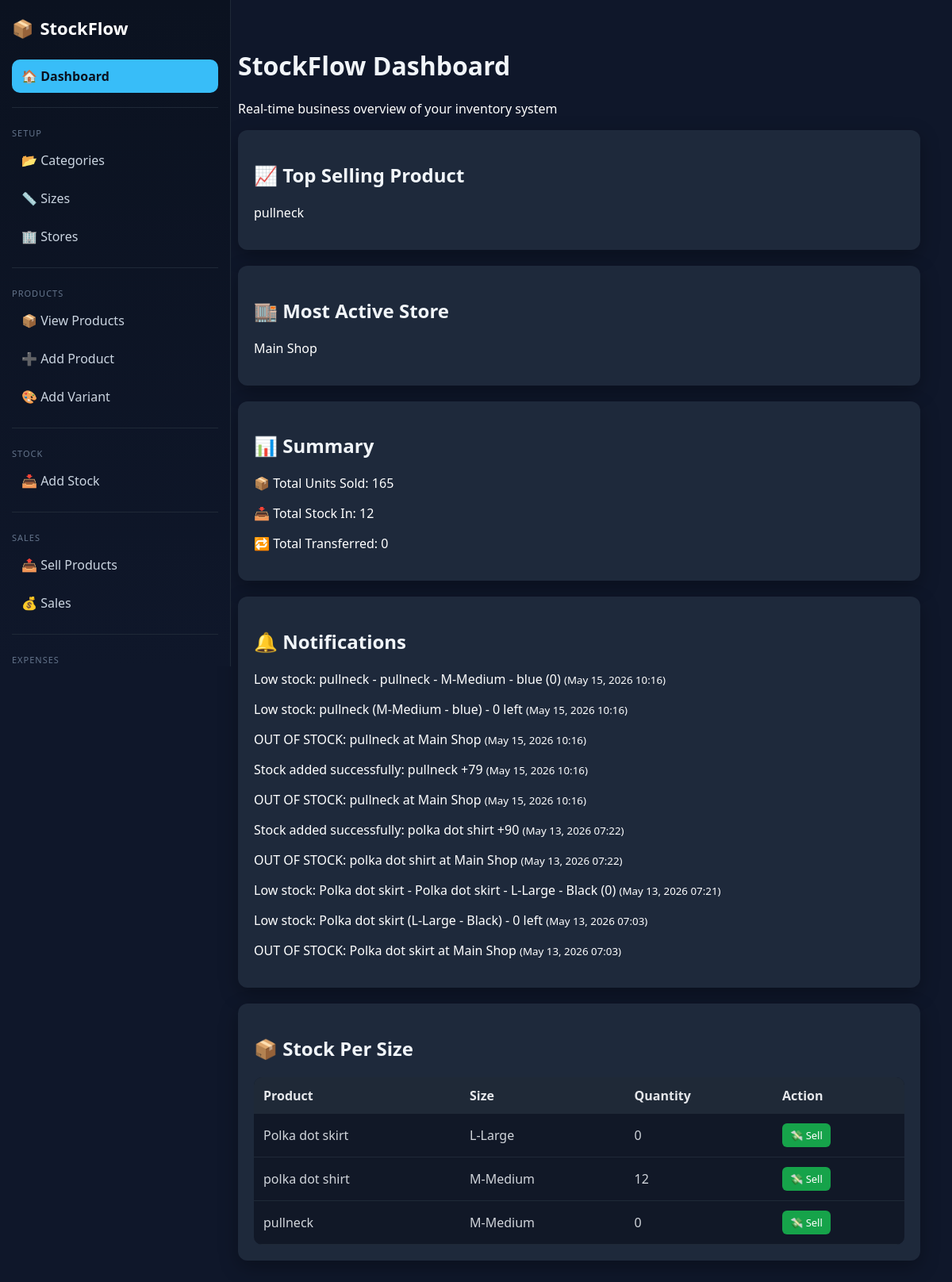
/dashboard/, run on the app's committed database.
### inventory/models.py (models this page shows, shortened)
class Product(models.Model):
    product_name = models.CharField(max_length=200)
    category = models.ForeignKey(
        'Category',
        on_delete=models.PROTECT,
        related_name="products",
    )
    price = models.DecimalField(max_digits=10, decimal_places=2)
    image = models.ImageField(upload_to='products/', null=True, blank=True)
    sizes = models.ManyToManyField(Size, blank=True)

class Store(models.Model):
    name = models.CharField(max_length=150)
    location = models.CharField(max_length=255)

class Notification(models.Model):
    class NotificationType(models.TextChoices):
        INFO = "INFO", "Info"
        WARNING = "WARNING", "Warning"
        DANGER = "DANGER", "Danger"
        SUCCESS = "SUCCESS", "Success"
    type = models.CharField(max_length=10, choices=NotificationType.choices)
    message = models.TextField()
    store = models.ForeignKey(
        "Store",
        on_delete=models.CASCADE,
        related_name="notifications",
        null=True,
        blank=True,
    )
    created_at = models.DateTimeField(auto_now_add=True)

class Stock(models.Model):
    variant = models.ForeignKey(
        ProductVariant,
        on_delete=models.CASCADE,
        related_name="stock_items",
        null=True,
        blank=True
    )
    store = models.ForeignKey(
        Store,
        on_delete=models.CASCADE,
        related_name="stock_items",
    )
    quantity = models.PositiveIntegerField(default=0)
    class Meta:
        unique_together = ("variant", "store")

class ProductVariant(models.Model):
    product = models.ForeignKey('Product', on_delete=models.CASCADE, related_name="variants")
    size = models.ForeignKey(Size, on_delete=models.SET_NULL, null=True, blank=True)
    color = models.CharField(max_length=30, blank=True, null=True)
    price = models.DecimalField(max_digits=10, decimal_places=2, validators=[MinValueValidator(0.01)])
    def __str__(self):
       return f"{self.product.product_name} - {self.size} - {self.color}"

class Size(models.Model):
    name = models.CharField(max_length=10)  # S, M, L, XL
    def __str__(self):
        return self.name

### analytics/views.py (the view)
# urls.py: path('', views.dashboard, name="dashboard"),
def dashboard(request):
    check_low_stock()
    context = {
        "top_product": get_top_selling_product(),
        "active_store": get_most_active_store(),
        "summary": get_sales_summary(),
        "notifications": Notification.objects.order_by('-created_at')[:10],  # 👈 ADD THIS
        "stock_items": Stock.objects.all(),
    }
    return render(request, "analytics/dashboard.html", context)

### analytics/utils.py (called while the page is built)
def get_top_selling_product():
    top = (
        SaleItem.objects
        .values(
            "variant__product__id",
            "variant__product__product_name"
        )
        .annotate(total_sold=Sum("quantity"))
        .order_by("-total_sold")
        .first()
    )
    return top

def get_sales_summary():
    total_units_sold = (
        SaleItem.objects.aggregate(
            total=Sum("quantity")
        )["total"] or 0
    )
    total_stock_in = (
        Stock.objects.aggregate(
            total=Sum("quantity")
        )["total"] or 0
    )
    total_transferred = (
        StockTransfer.objects.aggregate(
            total=Sum("quantity")
        )["total"] or 0
    )
    return {
        "total_units_sold": total_units_sold,
        "total_stock_in": total_stock_in,
        "total_transferred": total_transferred,
    }

def check_low_stock():
    low_items = Stock.objects.filter(quantity__lte=5)
    for item in low_items:
        product_name = item.variant.product.product_name if item.variant else "Unknown"
        Notification.objects.get_or_create(
            type=Notification.NotificationType.WARNING,
            message=f"Low stock: {product_name} - {item.variant} ({item.quantity})",
            store=item.store
        )

### analytics/templates/analytics/dashboard.html (shortened to what this page needs)
{% extends 'base.html' %}
{% load static %}
{% block content %}
<header class="heading">
    <h1>StockFlow Dashboard</h1>
    <p>Real-time business overview of your inventory system</p>
</header>
<section class="grid">
    <article class="card">
        <h2>📈 Top Selling Product</h2>
        <p>
            {% if top_product %}
                {{ top_product.variant__product__product_name }}
            {% else %}
                No sales data available
            {% endif %}
        </p>
    </article>
    <article class="card">
        <h2>🏬 Most Active Store</h2>
        <p>
            {% if active_store %}
                {{ active_store.name }}
            {% else %}
                No activity data available
            {% endif %}
        </p>
    </article>
    <article class="card">
        <h2>📊 Summary</h2>
        <p>📦 Total Units Sold: {{ summary.total_units_sold }}</p>
        <p>📥 Total Stock In: {{ summary.total_stock_in }}</p>
        <p>🔁 Total Transferred: {{ summary.total_transferred }}</p>
    </article>
    <article class="card">
        <h2>🔔 Notifications</h2>
        {% if notifications %}
            {% for note in notifications %}
                <p>
                    {{ note.message }}
                    <small>({{ note.created_at|date:"M d, Y H:i" }})</small>
                </p>
            {% endfor %}
        {% else %}
            <p>No alerts yet</p>
        {% endif %}
    </article>
    <article class="card">
        <h2>📦 Stock Per Size</h2>
        <table class="table">
            <thead>
                <tr>
                    <th>Product</th>
                    <th>Size</th>
                    <th>Quantity</th>
                    <th>Action</th>
                </tr>
            </thead>
            <tbody>
                {% for stock in stock_items %}
                <tr>
                    <td>{{ stock.variant.product.product_name }}</td>
                    <td>{{ stock.variant.size.name }}</td>
                    <td>{{ stock.quantity }}</td>
                    <td>
                        <a href="{% url 'sell_product' stock.variant.id %}" class="btn">
                            💸 Sell
                        </a>
                    </td>
                </tr>
                {% endfor %}
            </tbody>
        </table>
    </article>
</section>
{% endblock %}

### templates/base.html (shortened to what this page needs)
{% load static %}
<!DOCTYPE html>
<html lang="en">
<head>
    <link rel="stylesheet" href="{% static 'inventory/base.css' %}">
    <link rel="stylesheet" href="{% static 'inventory/sidebar.css' %}">
</head>
<body>
    {% include 'partials/sidebar.html' %}
    <div class="page-container">
        {% block content %}
        {% endblock %}
    </div>
</body>
</html>

### templates/partials/sidebar.html (shortened to what this page needs)
<div class="sidebar">
    <div class="logo">
        📦 <span>StockFlow</span>
    </div>
    <nav class="menu">
        <a href="{% url 'dashboard' %}" class="active">🏠 Dashboard</a>
        <div class="divider"></div>
        <p class="section-title">SETUP</p>
        <a href="{% url 'category_list' %}">📂 Categories</a>
        <a href="{% url 'size_list' %}">📏 Sizes</a>
        <a href="{% url 'store_list' %}">🏢 Stores</a>
        <div class="divider"></div>
        <p class="section-title">PRODUCTS</p>
        <a href="{% url 'product_list' %}">📦 View Products</a>
        <a href="{% url 'add_product' %}">➕ Add Product</a>
        <a href="{% url 'add_variant' %}">🎨 Add Variant</a>
        <div class="divider"></div>
        <p class="section-title">STOCK</p>
        <a href="{% url 'add_stock_in' %}">📥 Add Stock</a>
        <div class="divider"></div>
        <p class="section-title">SALES</p>
        <a href="{% url 'product_list' %}" class="sell-highlight">📤 Sell Products</a>
        <a href="{% url 'sales_list' %}">💰 Sales</a>
        <div class="divider"></div>
        <p class="section-title">EXPENSES</p>
    </nav>
</div>

### inventory/static/inventory/base.css (style rules this page uses)
body { margin: 0; font-family: 'Segoe UI', sans-serif; background: #0f172a; color: #fff; }
.page-container { margin-left: 260px; padding: 40px; min-height: 100vh; }
.card { background: #1e293b; padding: 20px; border-radius: 12px; margin-bottom: 20px; box-shadow: 0 8px 25px rgba(0,0,0,0.3); }
.table { width: 100%; border-collapse: collapse; background: #111827; border-radius: 10px; overflow: hidden; margin-top: 10px; }
.table th { background: #1f2937; padding: 12px; text-align: left; font-weight: 600; color: #e5e7eb; }
.table td { padding: 12px; border-bottom: 1px solid #1f2937; color: #d1d5db; }
.btn { background: #16a34a; color: white; padding: 6px 10px; border-radius: 6px; text-decoration: none; font-size: 13px; display: inline-block; }
h1, h2, h3 { color: #f1f5f9; }
a { color: #60a5fa; }

### inventory/static/inventory/sidebar.css (style rules this page uses)
.sidebar { position: fixed; top: 0; left: 0; width: 260px; height: 100vh; background: linear-gradient(180deg, #0b1220, #0f172a); border-right: 1px solid #1f2937; padding: 20px 15px; display: flex; flex-direction: column; overflow-y: auto; }
.logo { font-size: 22px; font-weight: bold; color: #38bdf8; display: flex; align-items: center; gap: 8px; margin-bottom: 25px; }
.logo span { color: white; }
.menu { display: flex; flex-direction: column; }
.menu a { text-decoration: none; color: #cbd5e1; padding: 10px 12px; border-radius: 10px; margin-bottom: 6px; display: flex; align-items: center; gap: 10px; transition: 0.25s ease; }
.menu a.active { background: #38bdf8; color: #0b1220; font-weight: bold; }
.section-title { margin: 12px 0 6px; font-size: 11px; color: #64748b; text-transform: uppercase; letter-spacing: 1px; }
.divider { height: 1px; background: #1f2937; margin: 12px 0; }

### data on the page
Product: variant__product__product_name "pullneck"
Store: name "Main Shop"
Notification: message "Low stock: pullneck - pullneck - M-Medium - blue (0)", created_at "May 15, 2026 10:16"
Notification: message "Low stock: pullneck (M-Medium - blue) - 0 left", created_at "May 15, 2026 10:16"
Notification: message "OUT OF STOCK: pullneck at Main Shop", created_at "May 15, 2026 10:16"
Notification: message "Stock added successfully: pullneck +79", created_at "May 15, 2026 10:16"
Notification: message "OUT OF STOCK: pullneck at Main Shop", created_at "May 15, 2026 10:16"
Notification: message "Stock added successfully: polka dot shirt +90", created_at "May 13, 2026 07:22"
Notification: message "OUT OF STOCK: polka dot shirt at Main Shop", created_at "May 13, 2026 07:22"
Notification: message "Low stock: Polka dot skirt - Polka dot skirt - L-Large - Black (0)", created_at "May 13, 2026 07:21"
Notification: message "Low stock: Polka dot skirt (L-Large - Black) - 0 left", created_at "May 13, 2026 07:03"
Notification: message "OUT OF STOCK: Polka dot skirt at Main Shop", created_at "May 13, 2026 07:03"
Stock: variant.product.product_name "Polka dot skirt", variant.size.name "L-Large", quantity "0"
Stock: variant.product.product_name "polka dot shirt", variant.size.name "M-Medium", quantity "12"
Stock: variant.product.product_name "pullneck", variant.size.name "M-Medium", quantity "0"

### other printed values
{{ summary.total_units_sold }} "165"
{{ summary.total_stock_in }} "12"
{{ summary.total_transferred }} "0"
